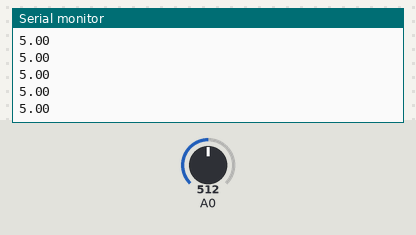
This sketch was run on a simulated Arduino Uno, built with avr-gcc and run on an emulated ATmega328P. Shown: the last lines printed to the serial monitor. The inputs (shaded band) are chosen by the test bench; at power-on: A0 = 512.

Above: at 1.2 s.
1.3 s: A0 set to 716
At 2.0 s:
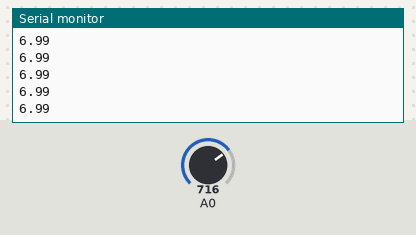
2.8 s: A0 set to 900
At 3.8 s:
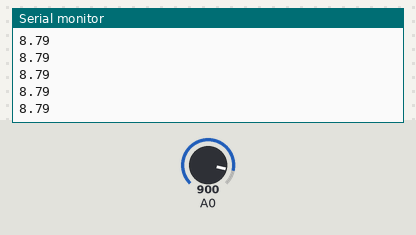
Timing chart, 0 to 5.8 s (numbered marks = the images above; inputs shaded):
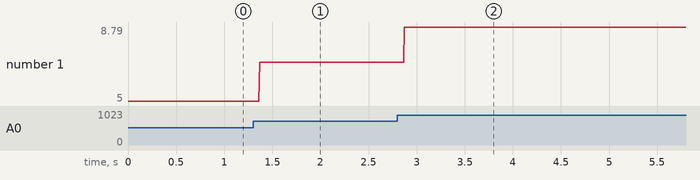

The sketch:

RotaryEncoder.ino
```cpp
// #include <LiquidCrystal.h>   // LIBRARY TO ACCESS THE LCD DISPLAY
// LiquidCrystal lcd( 4, 5, 6, 7,8 ,9 );
float input_volt = 0.0;
float temp=0.0;
float r1=1.0;    //r1 value
float r2=1.0;      //r2 value

void setup()
{
   Serial.begin(9600);     //  opens serial port, sets data rate to 9600 bps
//   lcd.begin(16, 2);       //// set up the LCD's number of columns and rows
//   lcd.print("DC DIGI VOLTMETER");
}

void loop()
{
    int analogvalue = analogRead(A0);
    temp = (analogvalue * 5.0) / 1024.0;       // FORMULA USED TO CONVERT THE VOLTAGE
    input_volt = temp / (r2/(r1+r2));
if (input_volt < 0.1)
   {
     input_volt=0.0;
   }
    //erial.print("v= ");                 // prints the voltage value in the serial monitor
    Serial.println(input_volt);
    // lcd.setCursor(0, 1);
    // lcd.print("Voltage= ");               // prints the voltage value in the LCD display
    // lcd.print(input_voltage);
    delay(1);
}
```

Measured:
- after the input at 1.3 s, the serial monitor: prints a new line after 0.07 s (image 1)
- after the input at 2.8 s, the serial monitor: prints a new line after 0.07 s (image 2)
- plotted number 1: 5 → 6.99 after the input at 1.3 s, 6.99 → 8.79 after the input at 2.8 s
